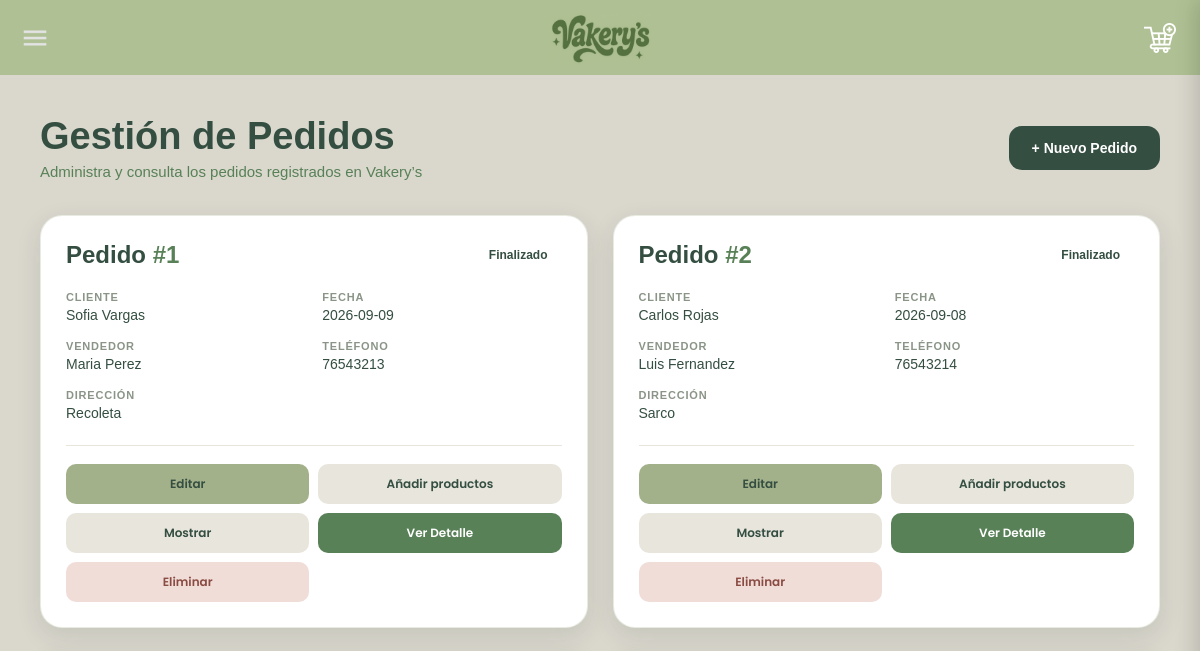
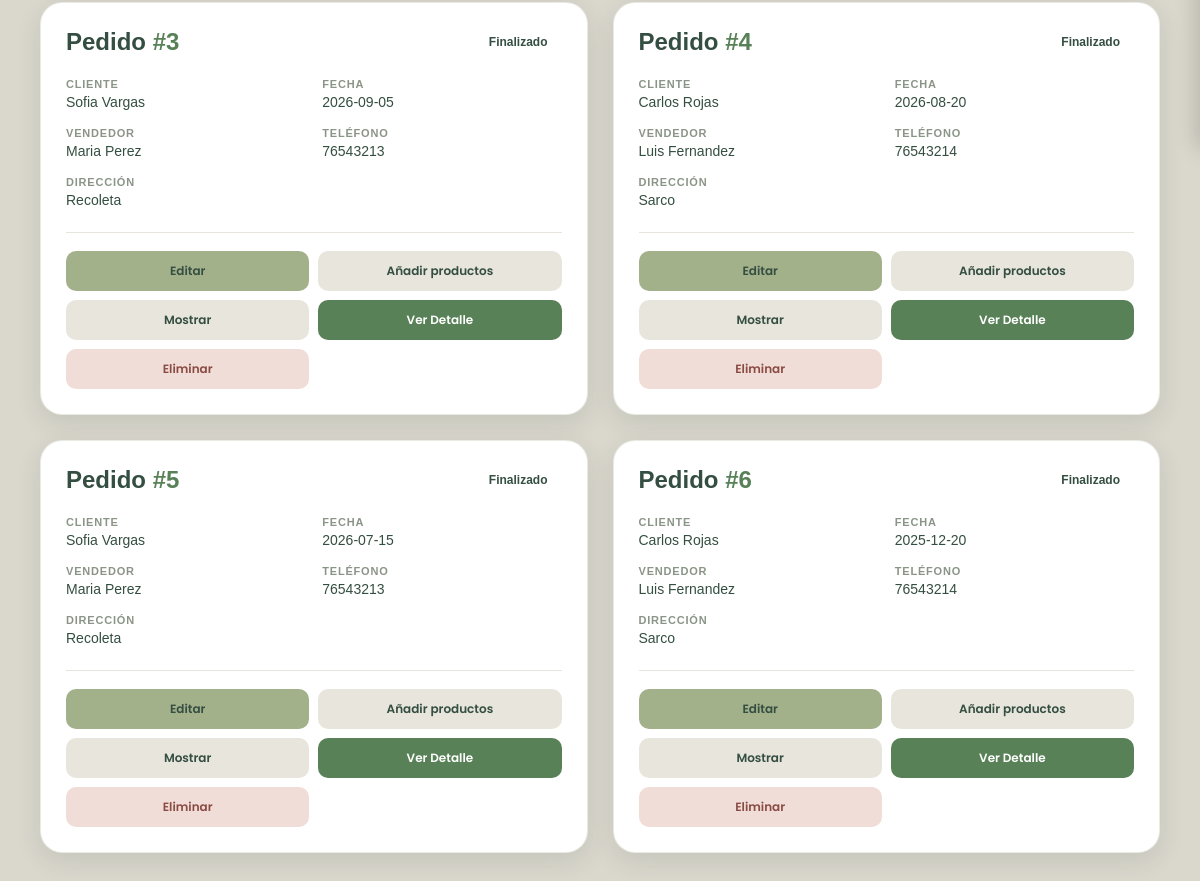
Page /Pedidos/leerpedido.php on the earlier database version (2 pictures, top to bottom).
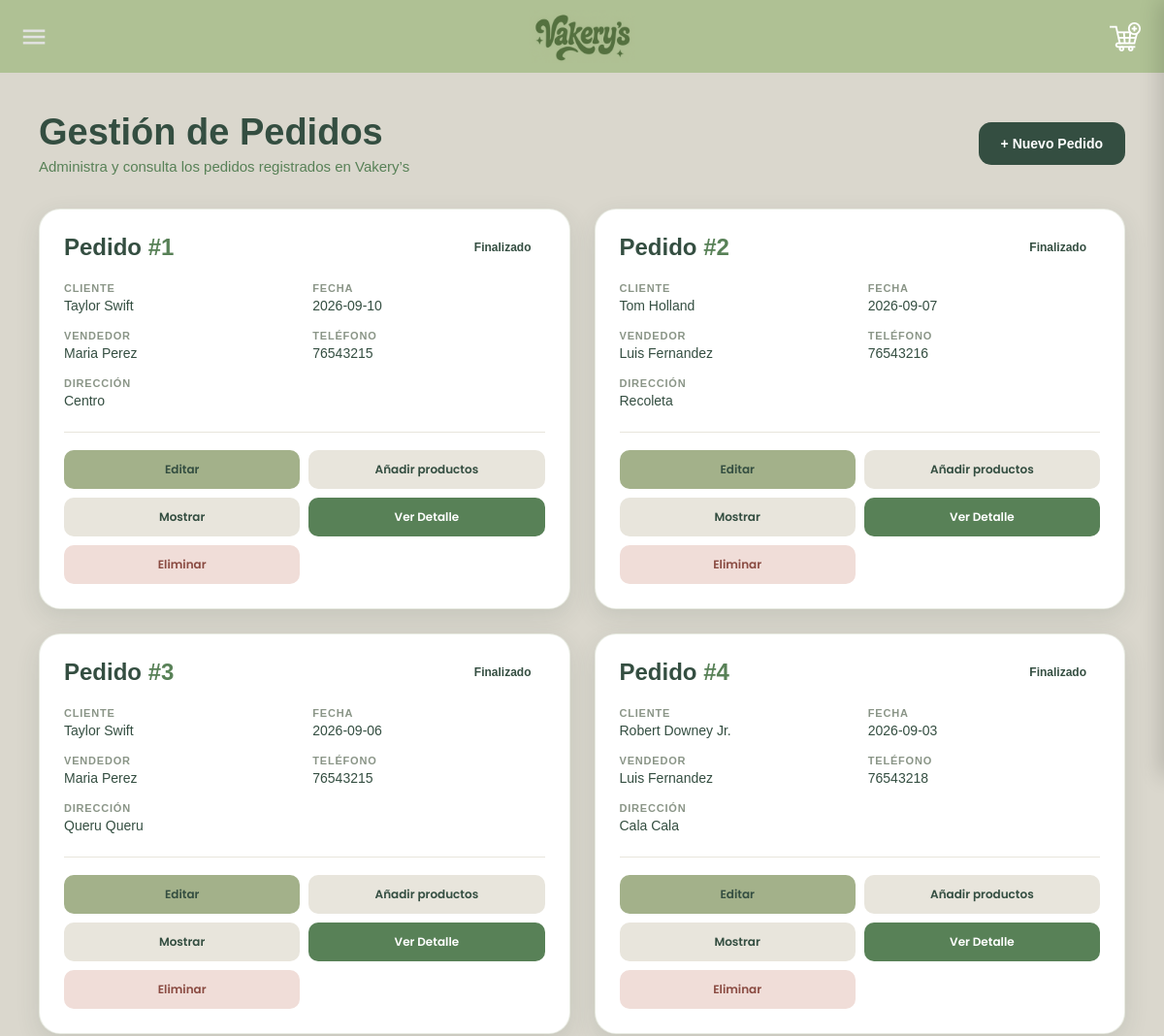
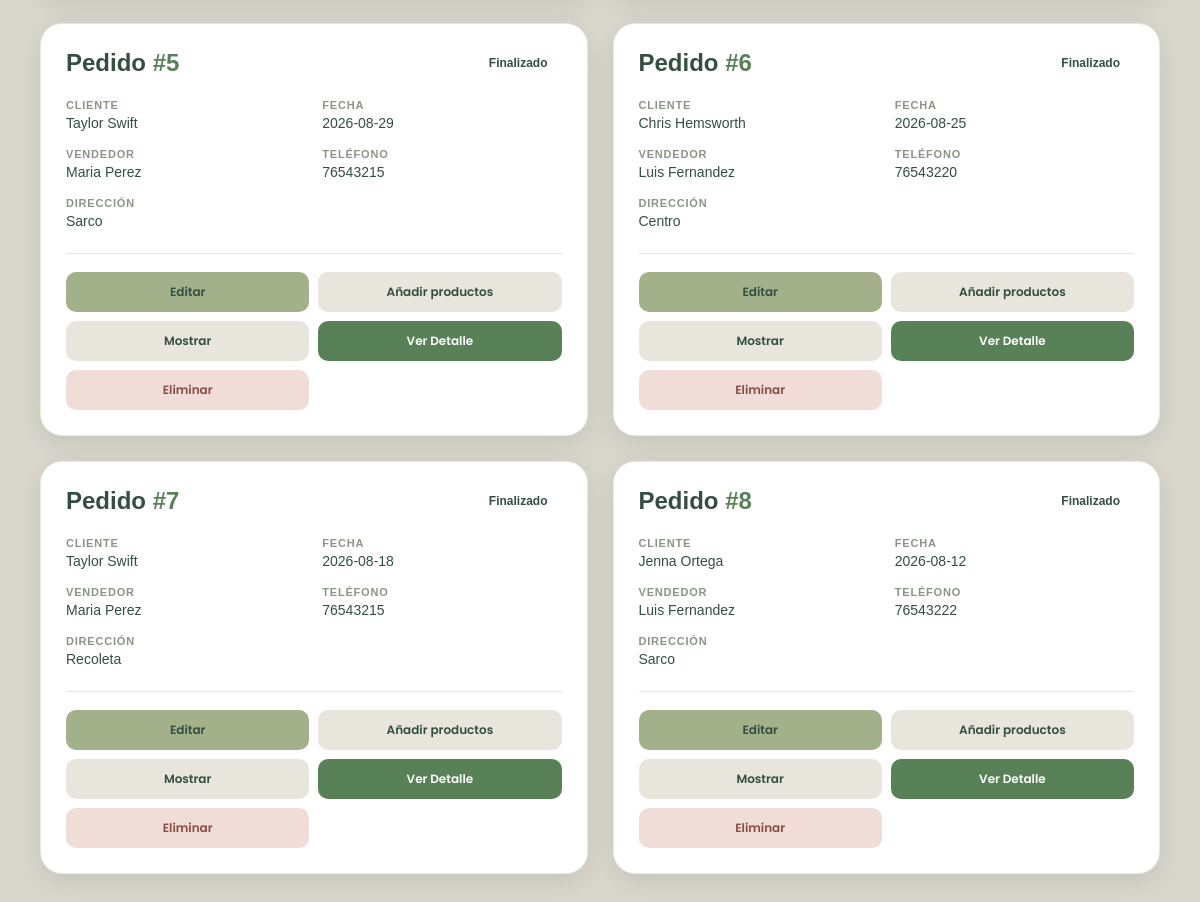
Same page on the later database version (2 pictures, top to bottom).
### tables this page shows
CREATE TABLE IF NOT EXISTS `pedidos` (
  `id` INT NOT NULL AUTO_INCREMENT,
  `Nombre` VARCHAR(200) NULL,
  `Fecha` DATE NULL,
  `Estado` VARCHAR(45) NULL,
  `NombreVendedor` VARCHAR(200) NULL,
  `Direccion` VARCHAR(45) NULL,
  `Telefono` INT NULL,
  PRIMARY KEY (`id`)
);

### Pedidos/leerpedido.php (the view, shortened to what this page needs)
<?php
$servername = "localhost";
$username = "root";
$password = "";
$bdname = "vakerysss";
$conn = new mysqli($servername, $username, $password, $bdname);
$sql = "SELECT * FROM Pedidos";
?>
<html>
<head>
    <link rel="stylesheet" href="estilosleerpedidos.css">
</head>
<body>
<?php include '../header.php'; ?>
<div class="contenedor">
    <div class="encabezado">
        <div class="titulo">
            <h1>Gestión de Pedidos</h1>
            <p>Administra y consulta los pedidos registrados en Vakery’s</p>
        </div>
        <a href="crearpedido.php" class="nuevo">
            + Nuevo Pedido
        </a>
    </div>
    <div class="pedidos">
        <?php
        $resultado = $conn->query($sql);
        if ($resultado->num_rows > 0){
            while($fila = $resultado->fetch_assoc()){
                $id = $fila['id'];
                echo "
                <div class='pedido'>
                    <div class='pedido-top'>
                        <div class='codigo'>
                            Pedido <span>#".$fila['id']."</span>
                        </div>
                        <div class='estado estado-".$fila['Estado']."'>
                                    ".$fila['Estado']."
                        </div>
                    </div>
                    <div class='info'>
                        <div class='dato'>
                            <span class='etiqueta'>Cliente</span>
                            <span class='valor'>".$fila['Nombre']."</span>
                        </div>
                        <div class='dato'>
                            <span class='etiqueta'>Fecha</span>
                            <span class='valor'>".$fila['Fecha']."</span>
                        </div>
                        <div class='dato'>
                            <span class='etiqueta'>Vendedor</span>
                            <span class='valor'>".$fila['NombreVendedor']."</span>
                        </div>
                        <div class='dato'>
                            <span class='etiqueta'>Teléfono</span>
                            <span class='valor'>".$fila['Telefono']."</span>
                        </div>
                        <div class='dato dato-completo'>
                            <span class='etiqueta'>Dirección</span>
                            <span class='valor'>".$fila['Direccion']."</span>
                        </div>
                    </div>
                    <div class='separador'></div>
                    <div class='acciones'>
                        <a href='actualizarpedido.php?id=$id'>
                            <button class='accion editar'>Editar</button>
                        </a>
                        <a href='../carrito/miCarrito.php?idPedido=$id'>
                            <button class='accion mostrar'>Añadir productos</button>
                        </a>
                        <a href='mostrarproductos.php?id=$id'>
                        <button class='accion mostrar'>Mostrar</button>
                        </a>
                        <a href='mostrardetalle.php?id=$id'>
                            <button class='accion detalle'>Ver Detalle</button>
                        </a>
                        <a href='eliminarpedido.php?id=$id'>
                            <button class='accion eliminar'>Eliminar</button>
                        </a>
                    </div>
                </div>
                ";
            }
        } else {
            echo "<div class='sin-pedidos'>No hay pedidos registrados.</div>";
        }
        ?>
    </div>
</div>
</body>
</html>

### header.php (shortened to what this page needs)
<?php
$rol = $_SESSION['Rol'] ?? '';
switch ($rol) {
    default:
        include __DIR__ . '/headers/headeruser.php';
        break;
}
?>

### headers/headeruser.php (shortened to what this page needs)
<header class="main-header">
    <img src="/proyectovakerys/imagenes/logo.png" alt="Logo Vakery's">
    <label for="btn-nav" class="btn-nav">
        <img src="/proyectovakerys/imagenes/menu.png" alt="Menú">
    </label>
    <a href="#" name="carrito" id="carrito" class="carrito">
        <img src="/proyectovakerys/imagenes/anadir-al-carrito.png" alt="Carrito">
    </a>
</header>

### Pedidos/estilosleerpedidos.css (style rules this page uses)
* { margin:0; padding:0; box-sizing:border-box; }
body { font-family:'Poppins',sans-serif; background:#DAD7CD; margin-top:75px; padding:40px; color:#344E41; }
.contenedor { max-width:1450px; margin:auto; }
.encabezado { display:flex; justify-content:space-between; align-items:center; margin-bottom:35px; }
.titulo h1 { font-size:38px; color:#344E41; font-weight:700; margin-bottom:5px; }
.titulo p { color:#588157; font-size:15px; }
.nuevo { text-decoration:none; background:#344E41; color:white; padding:14px 23px; border-radius:13px; font-size:14px; font-weight:600; transition:.25s; }
.pedidos { display:grid; grid-template-columns:repeat(auto-fill,minmax(390px,1fr)); gap:25px; }
.pedido { background:#fff; border-radius:22px; padding:25px; box-shadow:0 8px 25px rgba(52,78,65,.12); transition:.3s; border:1px solid rgba(163,177,138,.25); }
.pedido-top { display:flex; justify-content:space-between; align-items:center; margin-bottom:22px; }
.codigo { font-size:24px; font-weight:700; color:#344E41; }
.codigo span { color:#588157; }
.estado { padding:7px 14px; border-radius:20px; font-size:12px; font-weight:600; }
.info { display:grid; grid-template-columns:1fr 1fr; gap:17px; margin-bottom:24px; }
.dato { display:flex; flex-direction:column; gap:4px; }
.dato-completo { grid-column:1 / -1; }
.etiqueta { font-size:11px; text-transform:uppercase; letter-spacing:.8px; color:#8A9587; font-weight:600; }
.valor { font-size:14px; color:#344E41; font-weight:500; word-break:break-word; }
.separador { height:1px; background:#E8E5DC; margin-bottom:18px; }
.acciones { display:grid; grid-template-columns:1fr 1fr; gap:9px; }
.acciones a { text-decoration:none; }
.accion { width:100%; border:none; padding:11px 10px; border-radius:10px; font-family:'Poppins',sans-serif; font-size:12px; font-weight:600; cursor:pointer; transition:.2s; }
.editar { background:#A3B18A; color:#344E41; }
.mostrar { background:#E8E5DC; color:#344E41; }
.detalle { background:#588157; color:white; }
.eliminar { background:#F0DDD8; color:#8A4B42; }

### headers/headeruser.php (style rules this page uses)
* { margin:0; padding:0; box-sizing:border-box; }
body { font-family:'Raleway',sans-serif; }
.main-header { width:100%; height:75px; background:#afc194; display:flex; justify-content:center; align-items:center; position:fixed; top:0; left:0; z-index:10000; }
.main-header img { max-height:55px; transition:.4s ease; }
.btn-nav { position:absolute; left:20px; cursor:pointer; }
.btn-nav img { width:30px; height:30px; }
.carrito { position:absolute; right:20px; width:40px; height:40px; display:flex; align-items:center; justify-content:center; border-radius:8px; transition:.3s ease; }
.carrito img { width:35px; height:35px; object-fit:contain; }
.carrito { display: flex; align-items: center; justify-content: center; cursor: pointer; }
.carrito img { width: 32px; height: 32px; object-fit: contain; transition: 0.3s ease; }

Differences in the rows shown:
changed pedidos id 1: Nombre "Sofia Vargas" → "Taylor Swift"; Fecha "2026-09-09" → "2026-09-10"; Telefono "76543213" → "76543215"; Direccion "Recoleta" → "Centro"
changed pedidos id 2: Nombre "Carlos Rojas" → "Tom Holland"; Fecha "2026-09-08" → "2026-09-07"; Telefono "76543214" → "76543216"; Direccion "Sarco" → "Recoleta"
changed pedidos id 3: Nombre "Sofia Vargas" → "Taylor Swift"; Fecha "2026-09-05" → "2026-09-06"; Telefono "76543213" → "76543215"; Direccion "Recoleta" → "Queru Queru"
changed pedidos id 4: Nombre "Carlos Rojas" → "Robert Downey Jr."; Fecha "2026-08-20" → "2026-09-03"; Telefono "76543214" → "76543218"; Direccion "Sarco" → "Cala Cala"
changed pedidos id 5: Nombre "Sofia Vargas" → "Taylor Swift"; Fecha "2026-07-15" → "2026-08-29"; Telefono "76543213" → "76543215"; Direccion "Recoleta" → "Sarco"
changed pedidos id 6: Nombre "Carlos Rojas" → "Chris Hemsworth"; Fecha "2025-12-20" → "2026-08-25"; Telefono "76543214" → "76543220"; Direccion "Sarco" → "Centro"
added pedidos: id "7", Estado "Finalizado", Nombre "Taylor Swift", Fecha "2026-08-18", NombreVendedor "Maria Perez", Telefono "76543215", Direccion "Recoleta"
added pedidos: id "8", Estado "Finalizado", Nombre "Jenna Ortega", Fecha "2026-08-12", NombreVendedor "Luis Fernandez", Telefono "76543222", Direccion "Sarco"
